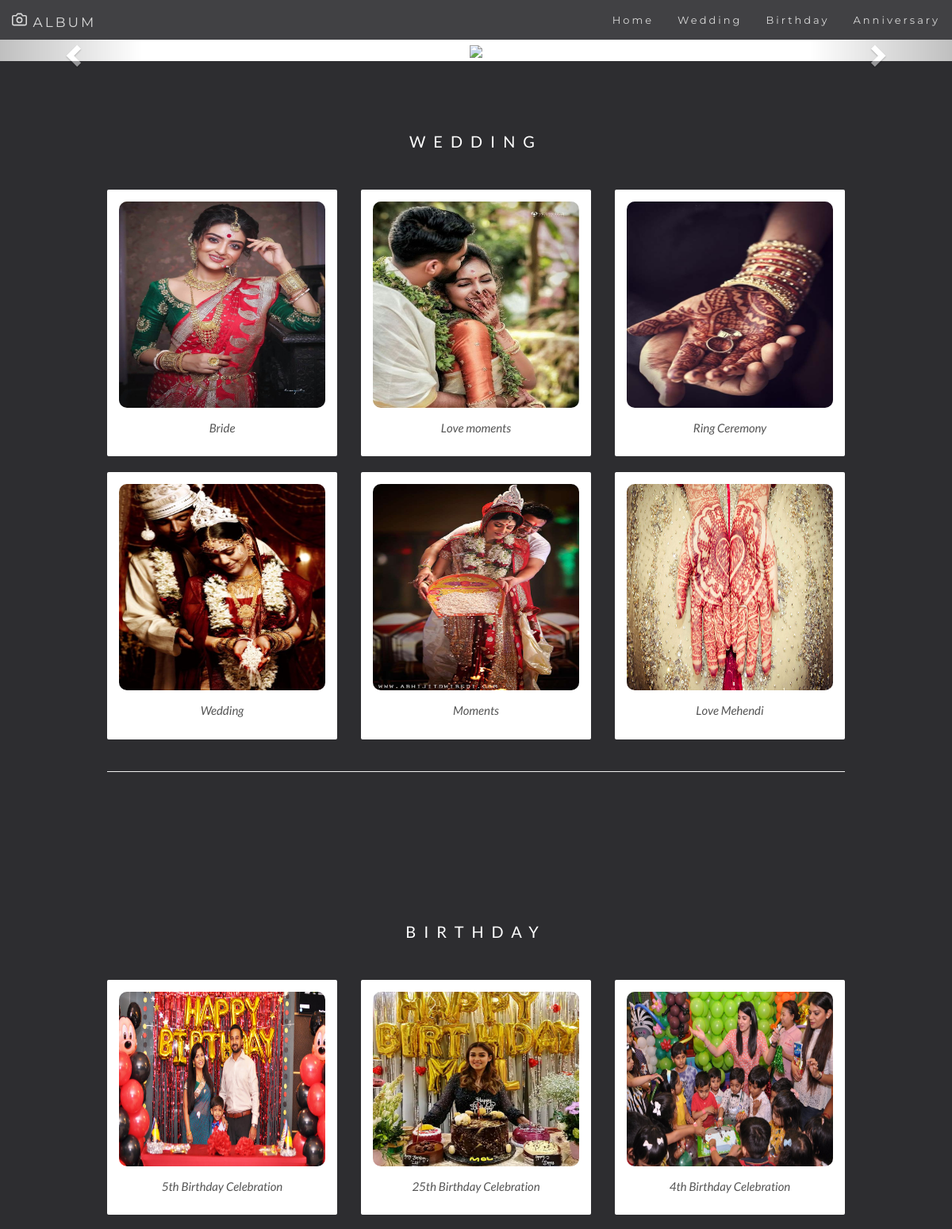
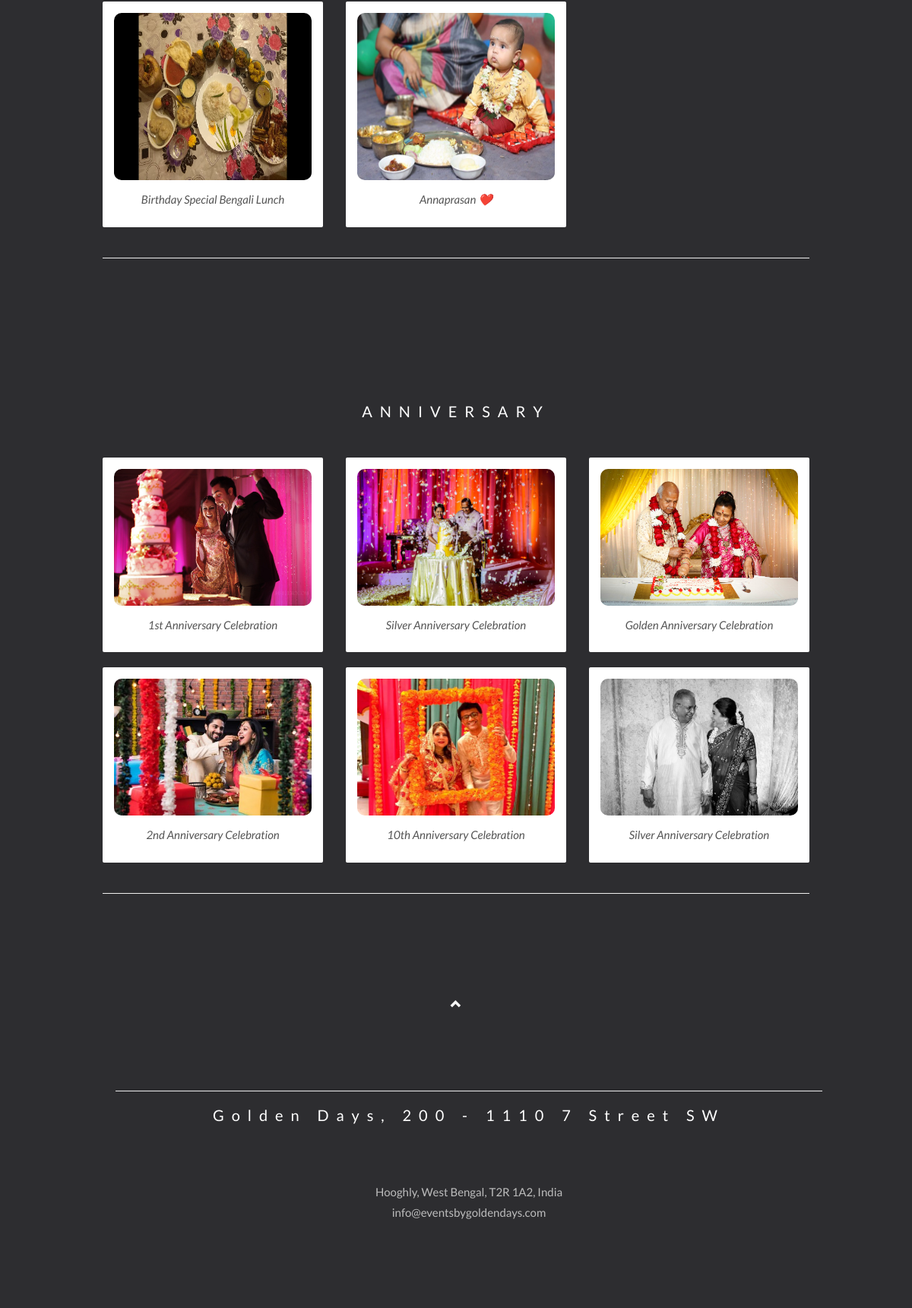
Screenshot of /album/ with the database file from the repository (2 pictures, top to bottom).
### baseApp/models.py (models this page shows, shortened)
class WeddPics(models.Model):
    type = models.CharField(max_length=100,blank=True,)
    desc= models.CharField(max_length=500,blank=True)
    picture= models.ImageField(upload_to="Wedding",blank=True)

class BirthdayPics(models.Model):
    type = models.CharField(max_length=100,blank=True)
    desc= models.CharField(max_length=500,blank=True)
    picture= models.ImageField(upload_to="Birthday",blank=True)

class AnniPics(models.Model):
    type = models.CharField(max_length=100,blank=True,choices=yr_choices,)
    desc= models.CharField(max_length=500,blank=True)
    picture= models.ImageField(upload_to="Anni",blank=True)

### baseApp/views.py (the view)
# urls.py: path('album/', views.Album,name='album'),
def Album(request):
  wp= WeddPics.objects.all()
  ap= AnniPics.objects.all()
  bp= BirthdayPics.objects.all()
  return render (request,'album.html',{'pic':wp,'pic1':ap,'pic2':bp,})

### templates/album.html (shortened to what this page needs)
<!DOCTYPE html>
<html lang="en">
{%load static%}
<head>
  <link rel="stylesheet" href="https://maxcdn.bootstrapcdn.com/bootstrap/3.4.1/css/bootstrap.min.css">
</head>
<body id="myPage" data-spy="scroll" data-target=".navbar" data-offset="50">
  <nav class="navbar navbar-default navbar-fixed-top">
    <div class="container-fluid">
      <div class="navbar-header">
        <a class="navbar-brand" href="" target="blank">
          ALBUM
        </a>
      </div>
      <div class="collapse navbar-collapse" id="myNavbar">
        <ul class="nav navbar-nav navbar-right">
          <li><a href="../../">Home</a></li>
          <li><a href="#wedding">Wedding</a></li>
          <li><a href="#birthday">Birthday</a></li>
          <li><a href="#anniversary">Anniversary</a></li>
        </ul>
      </div>
    </div>
  </nav>
  <div id="myCarousel" class="carousel slide" data-ride="carousel">
    <ol class="carousel-indicators">
    </ol>
    <div class="container-fluid bg-dark" style=" margin-top:50px;">
      <div class="carousel-inner" role="listbox">
        <div class="item active">
          <div class="row text-center">
            <img src="{% static 'album.png' %}" style="min-weight:10px;">
          </div>
          <div class="carousel-caption">
          </div>
        </div>
      </div>
      <a class="left carousel-control" href="#myCarousel" role="button" data-slide="prev">
        <span class="glyphicon glyphicon-chevron-left" aria-hidden="true"></span>
      </a>
      <a class="right carousel-control" href="#myCarousel" role="button" data-slide="next">
        <span class="glyphicon glyphicon-chevron-right" aria-hidden="true"></span>
      </a>
    </div>
  </div>
  <div id="wedding" class="bg-1">
    <div class="container">
      <h3 class="text-center">WEDDING</h3>
      {% if pic %}
      <div class="row text-center">
        {% for a in pic %}
        <div class="col-sm-4">
          <div class="thumbnail">
            {% if a.picture %}
            <img src="{{a.picture.url}}" style="width:300px; height:260px;">
            {% endif %}
            <p>{{a.type}}</p>
          </div>
        </div>
        {% endfor %}
      </div>
      <hr class="featurette-divider">
      {% else %}
      <h3 class="text-center">NO PICS AVAILABLE NOW</h3>
      {% endif %}
    </div>
  </div>
  <div id="birthday" class="bg-1">
    <div class="container">
      <h3 class="text-center">BIRTHDAY</h3>
      {% if pic2 %}
      <div class="row text-center">
        {% for a in pic2 %}
        <div class="col-sm-4">
          <div class="thumbnail">
            {% if a.picture %}
            <img src="{{a.picture.url}}" style="width:360px; height: 220px;">
            {% endif %}
            <p>{{a.type}}</p>
          </div>
        </div>
        {% endfor %}
      </div>
      <hr class="featurette-divider">
      {% else %}
      <h3 class="text-center">NO PICS AVAILABLE NOW</h3>
      {% endif %}
    </div>
  </div>
  <div id="anniversary" class="bg-1">
    <div class="container">
      <h3 class="text-center">ANNIVERSARY</h3>
      {% if pic1 %}
      <div class="row text-center">
        {% for a in pic1 %}
        <div class="col-sm-4">
          <div class="thumbnail">
            {% if a.picture %}
            <img src="{{a.picture.url}}" style="width:320px; height:180px;">
            {% endif %}
            <p>{{a.type}}</p>
          </div>
        </div>
        {% endfor %}
      </div>
      <hr class="featurette-divider">
      {% else %}
      <h3 class="text-center">NO PICS AVAILABLE NOW</h3>
      {% endif %}
    </div>
  </div>
  <footer class="text-center">
    <a class="up-arrow" href="#myPage" data-toggle="tooltip" title="TO TOP">
      <span class="glyphicon glyphicon-chevron-up"></span>
      <div id="siteinfo" class="bg-1">
        <div class="container">
          <hr class="featurette-divider">
          <h3 class="text-center">Golden Days, 200 - 1110 7 Street SW</h3><br>
          <h7 class="text-center"> Hooghly, West Bengal, T2R 1A2, India</h7><br><span>info@eventsbygoldendays.com</span>
  </footer>
</body>
</html>

### templates/album.html (style rules this page uses)
html { height: 100%; scroll-behavior: smooth; }
body { min-height: 100%; width: 100vw; font: 400 15px/1.8 Lato, sans-serif; color: #777; overflow-x: hidden; }
h3, h4 { margin: 10px 0 30px 0; letter-spacing: 10px; font-size: 20px; color: #111; }
.container { padding: 80px 120px; }
.carousel-inner img { -webkit-filter: grayscale(90%); filter: grayscale(20%); width: 82%; margin: auto; }
.bg-1 { background: #2d2d30; color: #bdbdbd; }
.bg-1 h3 { color: #fff; padding-bottom: 20px; }
.bg-1 p { font-style: italic; }
.thumbnail { padding: 15px; border: none; border-radius: 2px; }
.thumbnail p { margin-top: 15px; color: #555; }
.thumbnail img { border-radius: 10px; transition: transform .9s; }
.navbar { font-family: Montserrat, sans-serif; margin-bottom: 0; background-color: #2d2d30; border: 0; font-size: 13px !important; letter-spacing: 3px; opacity: 0.9; }
.navbar li a, .navbar .navbar-brand { color: #d5d5d5 !important; }
.navbar-brand { font-size: 17px !important; }
footer { background-color: #2d2d30; color: #f5f5f5; padding: 32px; }
footer a { color: #f5f5f5; display: hidden; }

### rows the page displays
WeddPics: picture (picture), type "Bride"
WeddPics: picture (picture), type "Love moments"
WeddPics: picture (picture), type "Ring Ceremony"
WeddPics: picture (picture), type "Wedding"
WeddPics: picture (picture), type "Moments"
WeddPics: picture (picture), type "Love Mehendi"
BirthdayPics: picture (picture), type "5th Birthday Celebration"
BirthdayPics: picture (picture), type "25th Birthday Celebration"
BirthdayPics: picture (picture), type "4th Birthday Celebration"
BirthdayPics: picture (placeholder picture), type "Birthday Special Bengali Lunch"
BirthdayPics: picture (picture), type "Annaprasan ❤️"
AnniPics: picture (picture), type "1st Anniversary Celebration"
AnniPics: picture (picture), type "Silver Anniversary Celebration"
AnniPics: picture (picture), type "Golden Anniversary Celebration"
AnniPics: picture (picture), type "2nd Anniversary Celebration"
AnniPics: picture (picture), type "10th Anniversary Celebration"
AnniPics: picture (picture), type "Silver Anniversary Celebration"
